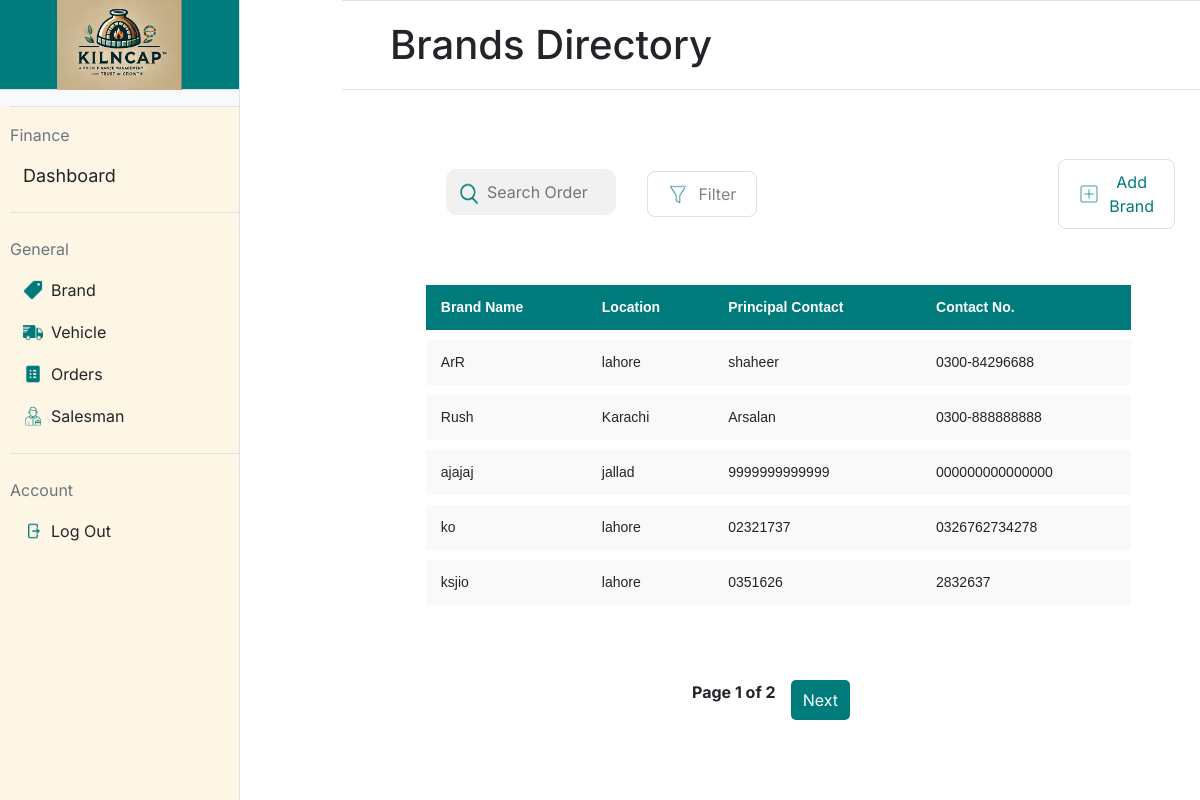
/brand (signed in), run on the app's committed database.
### app.py (models this page shows, shortened)
class Brand(db.Model):
    __tablename__ = 'brands'
    id = db.Column(db.Integer, primary_key=True, autoincrement=True)
    name = db.Column(db.String(30), nullable=False)
    location = db.Column(db.String(100), nullable=False)
    contact_no = db.Column(db.String(12), unique=True, nullable=False)
    principal_contact = db.Column(db.String(12), nullable=False)
    brick_types = db.relationship('BrickType', backref='brand', cascade="all, delete-orphan")

### app.py (the view)
@app.route('/brand', methods=['GET'])
@login_required
def brand():
    page = request.args.get('page', 1, type=int)  # Get the current page number from the URL query parameter
    per_page = 5  # Number of brands to display per page
    brands_paginated = Brand.query.paginate(page=page, per_page=per_page)  # Query the brands with pagination
    return render_template('brand.html', brands=brands_paginated.items, pagination=brands_paginated)

### app.py (called while the page is built)
@login_manager.user_loader
def load_user(user_id):
    return User.query.get(int(user_id))

    @property
    def is_active(self):
        return True

### templates/brand.html (shortened to what this page needs)
{% extends "base.html" %}
{% block title %}
<link rel="stylesheet" href="static/brand.css">
{% endblock %}
{% block mainheading %}
Brands Directory
{% endblock %}
{% block maincontent %}
<div>
    <table style="padding-left: 5.5%;">
        <form action="{{ url_for('brand_list_buttons') }}" method="post">
            <td style="width:40%; padding-left: 85px;">
                    <div style="position: relative; width: 100%;">
                        <img src="/static/icons/search-icon.png"
                             alt="Search Icon"
                             style="position: absolute; left: 7px; top: 60%; transform: translateY(-50%); width: 30px; height: 30px;">
                        <input type="text"
                               placeholder="Search Order"
                               style="width: 100%; padding-left: 40px;">
                    </div>
                </td>
            <td style="width:10%;padding-left: 30px;padding-top:15px">
                <button class="styled-button" name="button"
                    value="filter_brand">
                    <img src="/static/icons/filter-icon.png" alt="Icon"
                        class="button-icon">
                    Filter
                </button>
            </td>
            <td style="padding-left: 300px; padding-top:15px">
                <button class="styled-button" name="button" value="add_brand">
                    <img src="/static/icons/add-icon.png" alt="Icon"
                        class="button-icon">
                    <div style="color:#007B7B">Add Brand</div>
                </button>
            </td>
        </form>
    </table>
    <div style="padding: 5.5%;">
        <table class="styled-table"
            style="padding-left: 20px; width: 100%; border-collapse: separate; border-spacing: 0 10px;">
            <thead>
                <tr>
                    <th>Brand Name</th>
                    <th>Location</th>
                    <th>Principal Contact</th>
                    <th>Contact No.</th>
                </tr>
            </thead>
            <tbody>
                {% for brand in brands %}
                <tr
                    data-url="{{ url_for('brand_details', brand_id=brand.id) }}"
                    onclick="redirectToDetails(this)" style="cursor: pointer;">
                    <td>{{ brand.name }}</td>
                    <td>{{ brand.location }}</td>
                    <td>{{ brand.principal_contact }}</td>
                    <td>{{ brand.contact_no }}</td>
                </tr>
                {% endfor %}
            </tbody>
        </table>
    </div>
    <div class="pagination">
        <span>Page {{ pagination.page }} of {{ pagination.pages }}</span>
        {% if pagination.has_next %}
        <a href="{{ url_for('brand', page=pagination.next_num) }}">Next</a>
        {% endif %}
    </div>
</div>
{% endblock %}

### static/styles.css (style rules this page uses)
body { font-family: "Inter"; margin: 0; height: 100vh; display: flex; }
input[type="text"], input[type="password"] { width: 100%; padding: 10px; margin-top: 10px; background-color: #f2f1f1; border: 1px solid #f2f1f1; border-radius: 10px; }

### static/brand.css (style rules this page uses)
body { font-family: 'Inter', sans-serif; margin: 0; padding: 0; box-sizing: border-box; height: 100vh; display: flex; flex-direction: column; overflow-x: hidden; }
.styled-button { display: flex; align-items: center; padding: 10px 20px; font-size: 16px; background-color: #FFFFFF; color: #828282; border: 1px #E0E0E0 solid; border-radius: 8px; cursor: pointer; outline: none; }
.button-icon { height: 20px; margin-right: 10px; }
.styled-table { width: 100%; border-collapse: separate; border-spacing: 0 10px; font-family: Arial, sans-serif; font-size: 14px; }
.styled-table thead tr { background-color: #007B7B; color: white; text-align: left; height: 40px; }
.styled-table th, .styled-table td { padding: 12px 15px; word-wrap: break-word; }
.styled-table tbody tr { background-color: #f9f9f9; border-bottom: 1px solid #dddddd; }
.styled-table tbody tr:last-of-type { border-bottom: none; }
.pagination { display: flex; justify-content: center; margin: 20px 0; }
.pagination a { margin: 0 5px; padding: 8px 12px; text-decoration: none; color: white; background-color: #007B7B; border-radius: 5px; }
.pagination span { margin: 0 10px; font-weight: bold; }

### data on the page
Brand: name "ArR", location "lahore", principal_contact "shaheer", contact_no "0300-84296688"
Brand: name "Rush", location "Karachi", principal_contact "Arsalan", contact_no "0300-888888888"
Brand: name "ajajaj", location "jallad", principal_contact "9999999999999", contact_no "000000000000000"
Brand: name "ko", location "lahore", principal_contact "02321737", contact_no "0326762734278"
Brand: name "ksjio", location "lahore", principal_contact "0351626", contact_no "2832637"

### other printed values
{{ pagination.page }} "1"
{{ pagination.pages }} "2"
